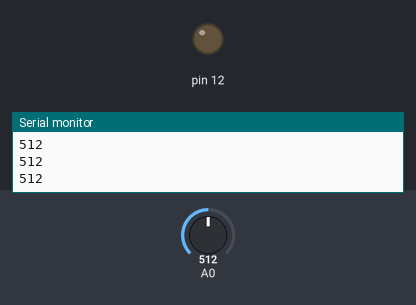
Recording of a sketch running on a simulated Arduino Uno, built with avr-gcc and run on an emulated ATmega328P. Shown: output pins drawn as LEDs (lit = HIGH), the last lines printed to the serial monitor. The test bench sets the inputs (shaded band); at power-on: A0 = 512.

Above: at 1.2 s.
1.3 s: A0 set to 16
2.8 s: A0 set to 13
At 4.0 s:
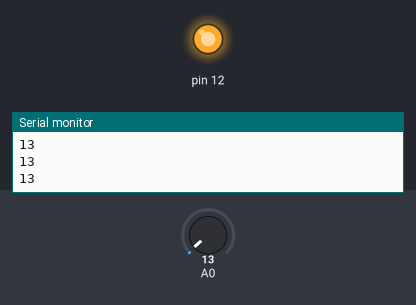
4.3 s: A0 set to 122
At 5.3 s:
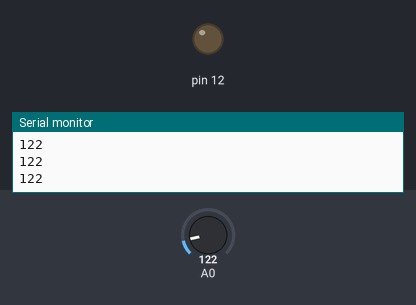
5.8 s: A0 set to 5
At 6.4 s:
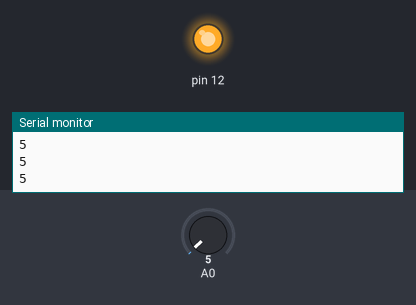
Timing chart, 0 to 8.3 s (numbered marks = the images above; inputs shaded):
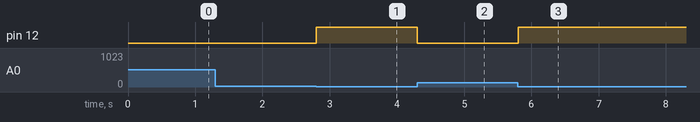

Measured:
- the behaviour switches between 15 and 14 on A0 (found by bisection; images 0 and 1)
- after the input at 2.8 s, pin 12: LOW → HIGH at once
- after the input at 4.3 s, pin 12: HIGH → LOW at once
- after the input at 5.8 s, pin 12: LOW → HIGH at once

The sketch:

fotoresistencia.ino
```cpp
// C++ code
//

void setup()
{

  pinMode(12, OUTPUT);
  Serial.begin(9600);
}

void loop()
{
  int v = analogRead(A0);
  if(v<15){

    digitalWrite(12, HIGH);
  }else{
    digitalWrite(12, LOW);
  }
  Serial.println(v);
}
```
